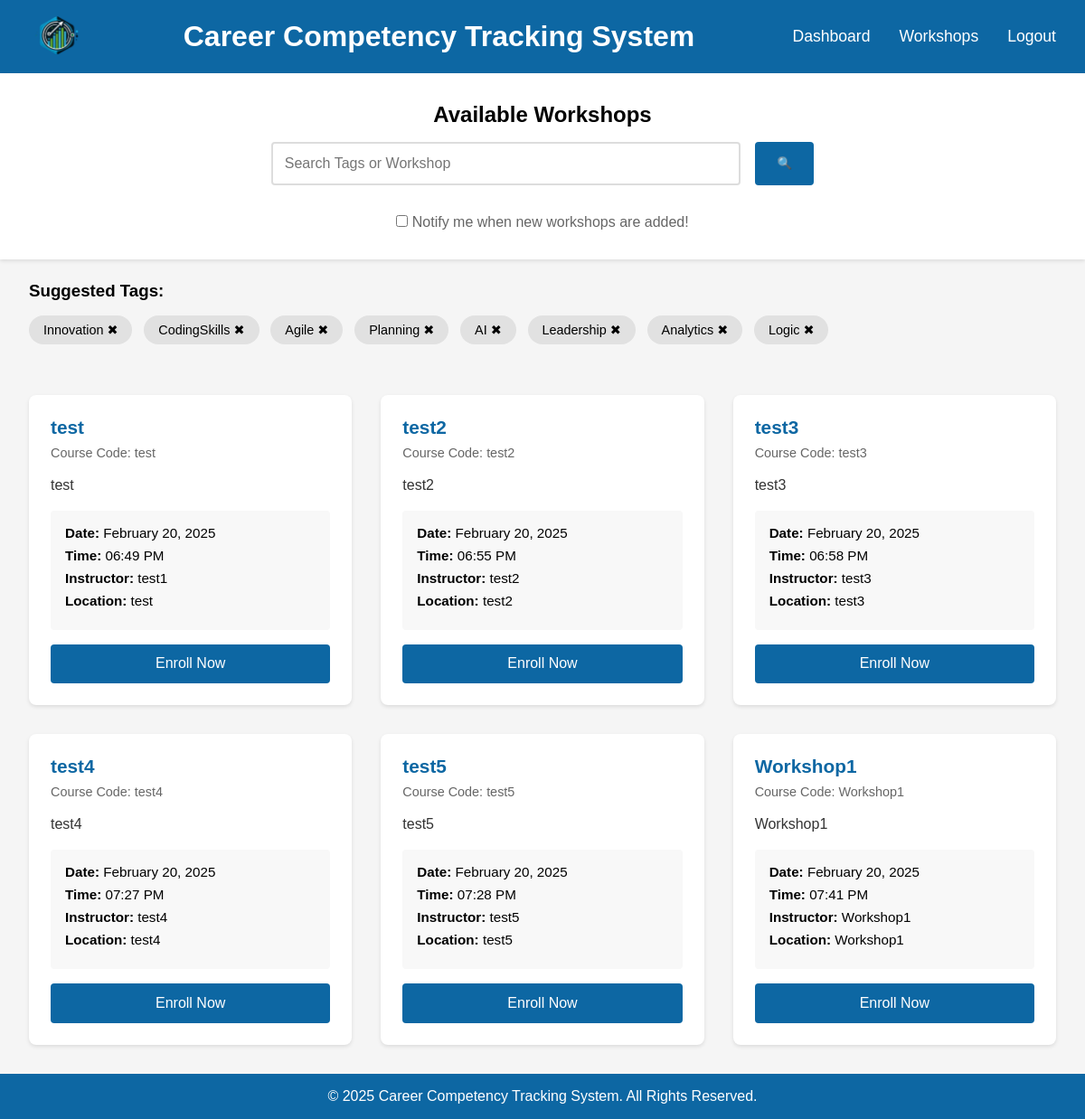
Page /workshops (signed in) on the committed database.
### App/models/workshop.py (models this page shows)
class Workshop(db.Model):
    __tablename__ = 'workshops'
    workshopID = db.Column(db.String(50), primary_key=True)
    workshopName = db.Column(db.String(100), nullable=False)
    workshopDescription = db.Column(db.Text, nullable=False)
    workshopDate = db.Column(db.Date, nullable=False)
    workshopTime = db.Column(db.Time, nullable=False)
    instructor = db.Column(db.String(100), nullable=False)
    location = db.Column(db.String(100), nullable=False)

### App/views/dashboard.py (the view)
@dashboard_views.route('/workshops')
@login_required
def workshops():
    all_workshops = Workshop.query.all()
    return render_template('Html/studentsAvailableWorkshops.html', workshops=all_workshops)

### App/models/administrator.py (called while the page is built)
    @property
    def is_authenticated(self):
        return True

### app.py (called while the page is built)
@login_manager.user_loader
def load_user(user_id):
    return User.query.get(int(user_id))

### App/templates/Html/studentsAvailableWorkshops.html (shortened to what this page needs)
<!DOCTYPE html>
<html lang="en">
<head>
    <link rel="stylesheet" href="{{ url_for('static', filename='Css/studentsAvailableWorkshops.css') }}">
</head>
<body>
    <header>
        <div class="logo">
            <img src="{{ url_for('static', filename='Images/logo.png') }}" alt="Logo">
        </div>
        <h1>Career Competency Tracking System</h1>
        <nav>
            <ul>
                <li><a href="{{ url_for('dashboard_views.dashboard') }}">Dashboard</a></li>
                <li><a href="{{ url_for('dashboard_views.workshops') }}">Workshops</a></li>
                <li><a href="{{ url_for('auth_views.logout_action') }}">Logout</a></li>
            </ul>
        </nav>
    </header>
    <section class="search-section">
        <h2>Available Workshops</h2>
        <div class="search-bar">
            <input type="text" placeholder="Search Tags or Workshop">
            <button class="search-button">🔍</button>
        </div>
        <label class="notify-checkbox">
            <input type="checkbox"> Notify me when new workshops are added!
        </label>
    </section>
    <section class="tags-section">
        <h3>Suggested Tags:</h3>
        <div class="tags">
            <span class="tag">Innovation ✖</span>
            <span class="tag">CodingSkills ✖</span>
            <span class="tag">Agile ✖</span>
            <span class="tag">Planning ✖</span>
            <span class="tag">AI ✖</span>
            <span class="tag">Leadership ✖</span>
            <span class="tag">Analytics ✖</span>
            <span class="tag">Logic ✖</span>
        </div>
    </section>
    <section class="workshops-container">
        {% if workshops %}
            {% for workshop in workshops %}
                <div class="workshop-card">
                    <h3>{{ workshop.workshopName }}</h3>
                    <p class="workshop-id">Course Code: {{ workshop.workshopID }}</p>
                    <p class="description">{{ workshop.workshopDescription }}</p>
                    <div class="workshop-details">
                        <p><strong>Date:</strong> {{ workshop.workshopDate.strftime('%B %d, %Y') }}</p>
                        <p><strong>Time:</strong> {{ workshop.workshopTime.strftime('%I:%M %p') }}</p>
                        <p><strong>Instructor:</strong> {{ workshop.instructor }}</p>
                        <p><strong>Location:</strong> {{ workshop.location }}</p>
                    </div>
                    <button class="enroll-btn">Enroll Now</button>
                </div>
            {% endfor %}
        {% else %}
            <p class="no-workshops">No workshops available at this time.</p>
        {% endif %}
    </section>
    <footer>
        <p>&copy; 2025 Career Competency Tracking System. All Rights Reserved.</p>
    </footer>
</body>
</html>

### App/static/Css/studentsAvailableWorkshops.css (style rules this page uses)
* { margin: 0; padding: 0; box-sizing: border-box; }
body { font-family: Arial, sans-serif; background: #f5f5f5; min-height: 100vh; }
header { background-color: #0d67a3; color: white; padding: 1rem 2rem; display: flex; align-items: center; justify-content: space-between; }
.logo img { height: 45px; }
nav ul { display: flex; gap: 2rem; list-style: none; }
nav a { color: white; text-decoration: none; font-size: 1.1rem; }
.search-section { background: white; padding: 2rem; text-align: center; box-shadow: 0 2px 4px rgba(0,0,0,0.1); }
.search-bar { max-width: 600px; margin: 1rem auto; display: flex; gap: 1rem; }
.search-bar input { flex: 1; padding: 0.8rem; border: 2px solid #ddd; border-radius: 4px; font-size: 1rem; }
.search-button { padding: 0.8rem 1.5rem; background: #0d67a3; color: white; border: none; border-radius: 4px; cursor: pointer; }
.tags-section { padding: 1.5rem 2rem; }
.tags { display: flex; flex-wrap: wrap; gap: 0.8rem; margin-top: 1rem; }
.tag { background: #e1e1e1; padding: 0.5rem 1rem; border-radius: 20px; font-size: 0.9rem; cursor: pointer; }
.workshops-container { padding: 2rem; display: grid; grid-template-columns: repeat(auto-fit, minmax(300px, 1fr)); gap: 2rem; max-width: 1400px; margin: 0 auto; }
.workshop-card { background: white; border-radius: 8px; padding: 1.5rem; box-shadow: 0 2px 4px rgba(0,0,0,0.1); transition: transform 0.2s; }
.workshop-card h3 { color: #0d67a3; margin-bottom: 0.5rem; font-size: 1.3rem; }
.workshop-id { color: #666; font-size: 0.9rem; margin-bottom: 1rem; }
.description { color: #333; margin-bottom: 1rem; line-height: 1.5; }
.workshop-details { background: #f8f8f8; padding: 1rem; border-radius: 4px; margin-bottom: 1rem; }
.workshop-details p { margin-bottom: 0.5rem; font-size: 0.95rem; }
.enroll-btn { width: 100%; padding: 0.8rem; background: #0d67a3; color: white; border: none; border-radius: 4px; font-size: 1rem; cursor: pointer; transition: background-color 0.2s; }
footer { background: #0d67a3; color: white; text-align: center; padding: 1rem; margin-top: auto; }
.notify-checkbox { margin-top: 1rem; display: inline-block; color: #666; }

### rows in the picture
Workshop: workshopName "test", workshopID "test", workshopDescription "test", workshopDate "February 20, 2025", workshopTime "06:49 PM", instructor "test1", location "test"
Workshop: workshopName "test2", workshopID "test2", workshopDescription "test2", workshopDate "February 20, 2025", workshopTime "06:55 PM", instructor "test2", location "test2"
Workshop: workshopName "test3", workshopID "test3", workshopDescription "test3", workshopDate "February 20, 2025", workshopTime "06:58 PM", instructor "test3", location "test3"
Workshop: workshopName "test4", workshopID "test4", workshopDescription "test4", workshopDate "February 20, 2025", workshopTime "07:27 PM", instructor "test4", location "test4"
Workshop: workshopName "test5", workshopID "test5", workshopDescription "test5", workshopDate "February 20, 2025", workshopTime "07:28 PM", instructor "test5", location "test5"
Workshop: workshopName "Workshop1", workshopID "Workshop1", workshopDescription "Workshop1", workshopDate "February 20, 2025", workshopTime "07:41 PM", instructor "Workshop1", location "Workshop1"
